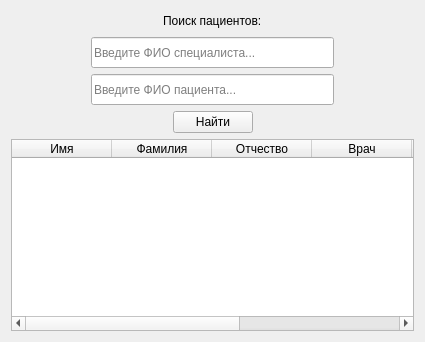
             <widget class="QWidget" name="page_2">
              <layout class="QGridLayout" name="gridLayout_11">
               <item row="0" column="0">
                <layout class="QGridLayout" name="gridLayout_9">
                 <item row="0" column="0">
                  <layout class="QHBoxLayout" name="horizontalLayout_26">
                   <item>
                    <spacer name="horizontalSpacer_43">
                     <property name="orientation">
                      <enum>Qt::Horizontal</enum>
                     </property>
                     <property name="sizeHint" stdset="0">
                      <size>
                       <width>40</width>
                       <height>20</height>
                      </size>
                     </property>
                    </spacer>
                   </item>
                   <item>
                    <layout class="QVBoxLayout" name="verticalLayout_32">
                     <item>
                      <layout class="QHBoxLayout" name="horizontalLayout_23">
                       <item>
                        <spacer name="horizontalSpacer_49">
                         <property name="orientation">
                          <enum>Qt::Horizontal</enum>
                         </property>
                         <property name="sizeHint" stdset="0">
                          <size>
                           <width>40</width>
                           <height>20</height>
                          </size>
                         </property>
                        </spacer>
                       </item>
                       <item>
                        <widget class="QLabel" name="label_35">
                         <property name="sizePolicy">
                          <sizepolicy hsizetype="Fixed" vsizetype="Fixed">
                           <horstretch>0</horstretch>
                           <verstretch>0</verstretch>
                          </sizepolicy>
                         </property>
                         <property name="text">
                          <string>Поиск пациентов:</string>
                         </property>
                        </widget>
                       </item>
                       <item>
                        <spacer name="horizontalSpacer_50">
                         <property name="orientation">
                          <enum>Qt::Horizontal</enum>
                         </property>
                         <property name="sizeHint" stdset="0">
                          <size>
                           <width>40</width>
                           <height>20</height>
                          </size>
                         </property>
                        </spacer>
                       </item>
                      </layout>
                     </item>
                     <item>
                      <layout class="QHBoxLayout" name="horizontalLayout_24">
                       <item>
                        <spacer name="horizontalSpacer_47">
                         <property name="orientation">
                          <enum>Qt::Horizontal</enum>
                         </property>
                         <property name="sizeHint" stdset="0">
                          <size>
                           <width>40</width>
                           <height>20</height>
                          </size>
                         </property>
                        </spacer>
                       </item>
                       <item>
                        <widget class="QLineEdit" name="lineEdit">
                         <property name="sizePolicy">
                          <sizepolicy hsizetype="Fixed" vsizetype="Fixed">
                           <horstretch>0</horstretch>
                           <verstretch>0</verstretch>
                          </sizepolicy>
                         </property>
                         <property name="minimumSize">
                          <size>
                           <width>243</width>
                           <height>31</height>
                          </size>
                         </property>
                         <property name="maximumSize">
                          <size>
                           <width>243</width>
                           <height>16777215</height>
                          </size>
                         </property>
                         <property name="text">
                          <string/>
                         </property>
                         <property name="placeholderText">
                          <string>Введите ФИО специалиста...</string>
                         </property>
                        </widget>
                       </item>
                       <item>
                        <spacer name="horizontalSpacer_48">
                         <property name="orientation">
                          <enum>Qt::Horizontal</enum>
                         </property>
                         <property name="sizeHint" stdset="0">
                          <size>
                           <width>40</width>
                           <height>20</height>
                          </size>
                         </property>
                        </spacer>
                       </item>
                      </layout>
                     </item>
                     <item>
                      <layout class="QHBoxLayout" name="horizontalLayout_25">
                       <item>
                        <spacer name="horizontalSpacer_45">
                         <property name="orientation">
                          <enum>Qt::Horizontal</enum>
                         </property>
                         <property name="sizeHint" stdset="0">
                          <size>
                           <width>40</width>
                           <height>20</height>
                          </size>
                         </property>
                        </spacer>
                       </item>
                       <item>
                        <widget class="QLineEdit" name="lineEdit_2">
                         <property name="sizePolicy">
                          <sizepolicy hsizetype="Fixed" vsizetype="Fixed">
                           <horstretch>0</horstretch>
                           <verstretch>0</verstretch>
                          </sizepolicy>
                         </property>
                         <property name="minimumSize">
                          <size>
                           <width>243</width>
                           <height>31</height>
                          </size>
                         </property>
                         <property name="maximumSize">
                          <size>
                           <width>243</width>
                           <height>16777215</height>
                          </size>
                         </property>
                         <property name="text">
                          <string/>
                         </property>
                         <property name="placeholderText">
                          <string>Введите ФИО пациента...</string>
                         </property>
                        </widget>
                       </item>
                       <item>
                        <spacer name="horizontalSpacer_46">
                         <property name="orientation">
                          <enum>Qt::Horizontal</enum>
                         </property>
                         <property name="sizeHint" stdset="0">
                          <size>
                           <width>40</width>
                           <height>20</height>
                          </size>
                         </property>
                        </spacer>
                       </item>
                      </layout>
                     </item>
                     <item>
                      <layout class="QHBoxLayout" name="horizontalLayout_20">
                       <item>
                        <spacer name="horizontalSpacer_41">
                         <property name="orientation">
                          <enum>Qt::Horizontal</enum>
                         </property>
                         <property name="sizeHint" stdset="0">
                          <size>
                           <width>40</width>
                           <height>20</height>
                          </size>
                         </property>
                        </spacer>
                       </item>
                       <item>
                        <widget class="QPushButton" name="pushButton">
                         <property name="sizePolicy">
                          <sizepolicy hsizetype="Fixed" vsizetype="Fixed">
                           <horstretch>0</horstretch>
                           <verstretch>0</verstretch>
                          </sizepolicy>
                         </property>
                         <property name="autoFillBackground">
                          <bool>false</bool>
                         </property>
                         <property name="text">
                          <string>Найти</string>
                         </property>
                         <property name="flat">
                          <bool>false</bool>
                         </property>
                        </widget>
                       </item>
                       <item>
                        <spacer name="horizontalSpacer_42">
                         <property name="orientation">
                          <enum>Qt::Horizontal</enum>
                         </property>
                         <property name="sizeHint" stdset="0">
                          <size>
                           <width>40</width>
                           <height>20</height>
                          </size>
                         </property>
                        </spacer>
                       </item>
                      </layout>
                     </item>
                    </layout>
                   </item>
                   <item>
                    <spacer name="horizontalSpacer_44">
                     <property name="orientation">
                      <enum>Qt::Horizontal</enum>
                     </property>
                     <property name="sizeHint" stdset="0">
                      <size>
                       <width>40</width>
                       <height>20</height>
                      </size>
                     </property>
                    </spacer>
                   </item>
                  </layout>
                 </item>
                 <item row="1" column="0">
                  <layout class="QHBoxLayout" name="horizontalLayout_9">
                   <item>
                    <widget class="QTableWidget" name="tableWidget_2">
                     <property name="maximumSize">
                      <size>
                       <width>702</width>
                       <height>16777215</height>
                      </size>
                     </property>
                     <column>
                      <property name="text">
                       <string>Имя</string>
                      </property>
                     </column>
                     <column>
                      <property name="text">
                       <string>Фамилия</string>
                      </property>
                     </column>
                     <column>
                      <property name="text">
                       <string>Отчество</string>
                      </property>
                     </column>
                     <column>
                      <property name="text">
                       <string>Врач</string>
                      </property>
                     </column>
                     <column>
                      <property name="text">
                       <string>Дата рождения</string>
                      </property>
                     </column>
                     <column>
                      <property name="text">
                       <string>Почта</string>
                      </property>
                     </column>
                     <column>
                      <property name="text">
                       <string>Телефон</string>
                      </property>
                     </column>
                    </widget>
                   </item>
                  </layout>
                 </item>
                </layout>
               </item>
              </layout>
             </widget>
